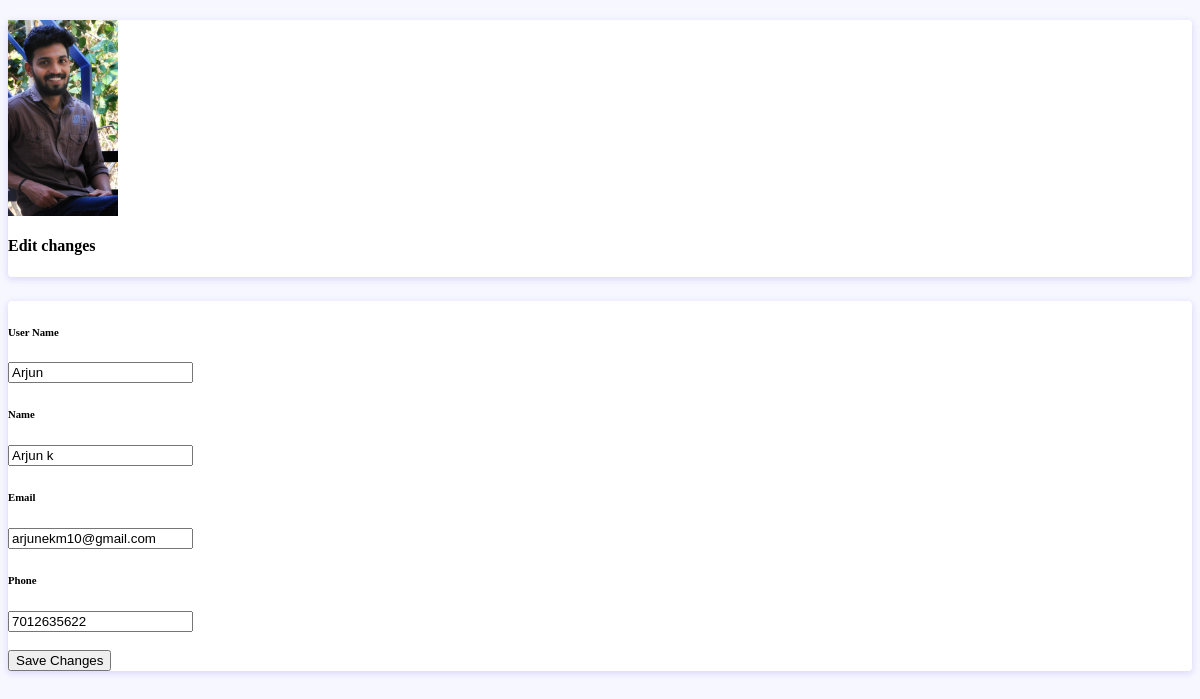
/edit_profile/ (signed in), run on an earlier commit of the app's database.
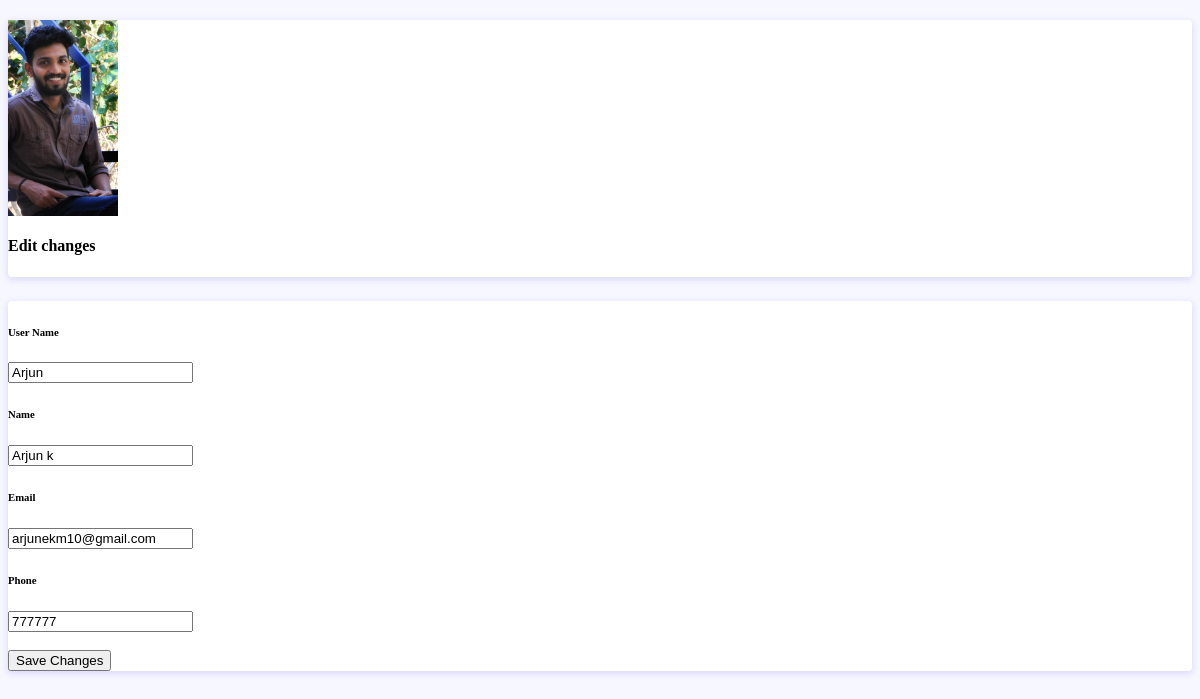
And on a later commit of the database.
### sellerapp/models.py (models this page shows)
class User(AbstractUser):
    object = User()
    phone = models.CharField(max_length=100, null=True)
    profile = models.ImageField(upload_to='media', null=True, blank=True)
    USERNAME_FIELD = 'username'
    REQUIRED_FIELDS = []
    objects = UserManager()
    def __str__(self):
        return self.username

### sellerapp/views.py (the view)
# urls.py: path('edit_profile/', EditProfile.as_view(), name='edit_profile'),
@method_decorator(login_required(login_url='/log/'), name='dispatch')
class EditProfile(View):
    def get(self, request, *args, **kwargs):
        data = User.objects.get(username=request.user)
        return render(request, "edit_profile.html", {'obj': data})

### sellerapp/templates/edit_profile.html (shortened to what this page needs)
{% load static %}
<html lang="en">
<head>
	<link rel="stylesheet" href="{% static 'edit_profile.css' %}" type="text/css"/>
</head>
<body>
<form action="{% url 'edit_profile_confirm' %}" method="post" >
<div class="container">
		<div class="main-body">
			<div class="row">
				<div class="col-lg-4">
					<div class="card">
						<div class="card-body">
							<div class="d-flex flex-column align-items-center text-center">
								<img src="{{ obj.profile.url }}" alt="Admin" class="rounded-circle p-1 bg-primary" width="110">
								<div class="mt-3">
									<h4>Edit changes</h4>
								</div>
							</div>
						</div>
					</div>
				</div>
				<div class="col-lg-8">
					<div class="card">
						<div class="card-body">
							<div class="row mb-3">
								<div class="col-sm-3">
									<h6 class="mb-0">User Name</h6>
								</div>
								<div class="col-sm-9 text-secondary">
									<input type="text" name="username" class="form-control" value="{{ obj.username }}">
								</div>
							</div>
							<div class="row mb-3">
								<div class="col-sm-3">
									<h6 class="mb-0">Name</h6>
								</div>
								<div class="col-sm-9 text-secondary">
									<input type="text" name="first_name" class="form-control" value="{{ obj.first_name }}">
								</div>
							</div>
							<div class="row mb-3">
								<div class="col-sm-3">
									<h6 class="mb-0">Email</h6>
								</div>
								<div class="col-sm-9 text-secondary">
									<input type="text" name="email" class="form-control" value="{{ obj.email }}">
								</div>
							</div>
							<div class="row mb-3">
								<div class="col-sm-3">
									<h6 class="mb-0">Phone</h6>
								</div>
								<div class="col-sm-9 text-secondary">
									<input type="text" name="phone" class="form-control" value="{{ obj.phone }}">
								</div>
							</div><br>
							<div class="row">
								<div class="col-sm-9 text-secondary">
									<input type="submit" class="btn btn-primary px-4" value="Save Changes">
								</div>
							</div>
						</div>
					</div>
				</div>
			</div>
		</div>
	</div>
</form>
</body>
</html>

What changed in the data, as far as the page shows it:
changed User "Arjun": phone "7012635622" → "777777"
